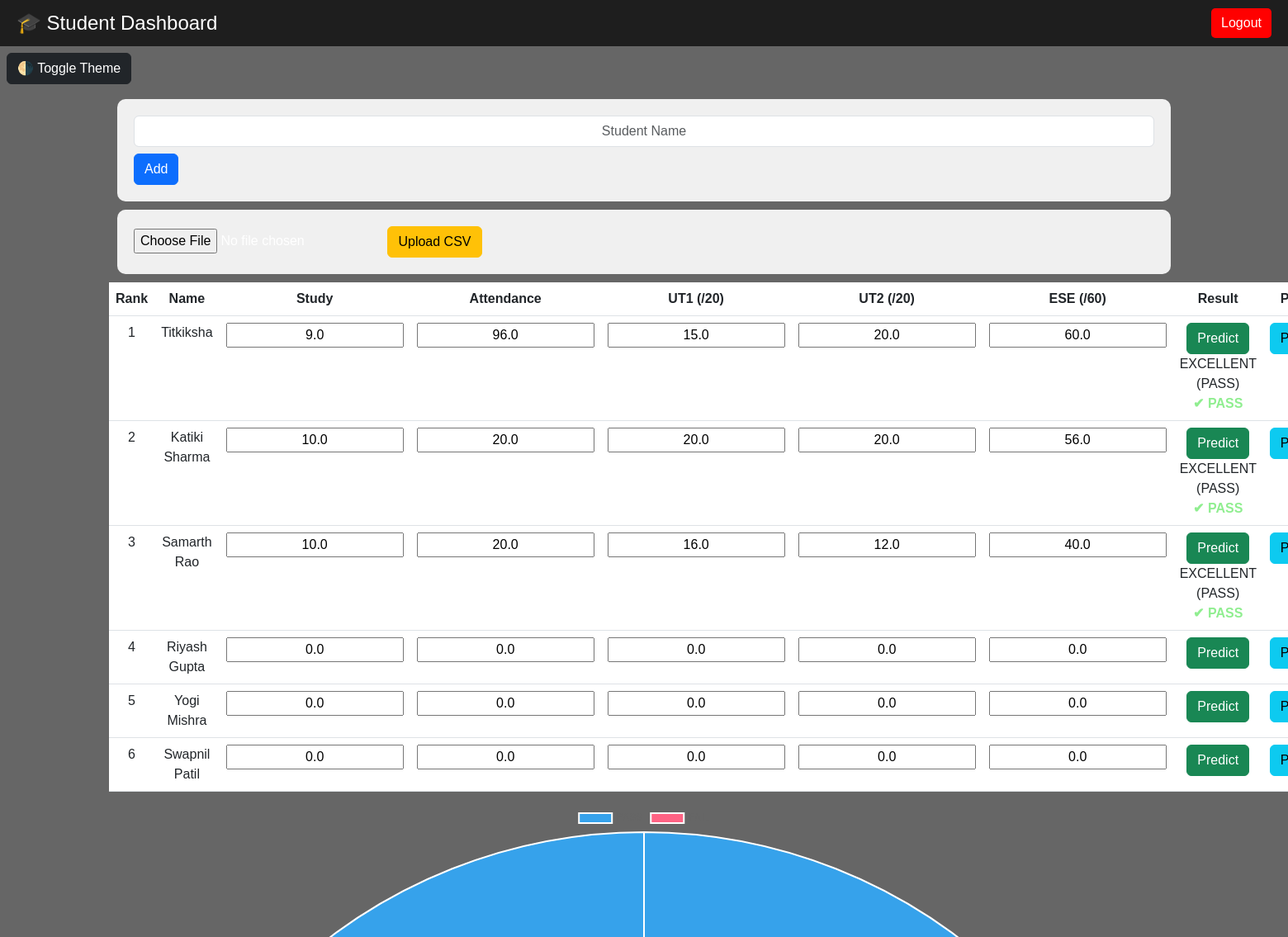
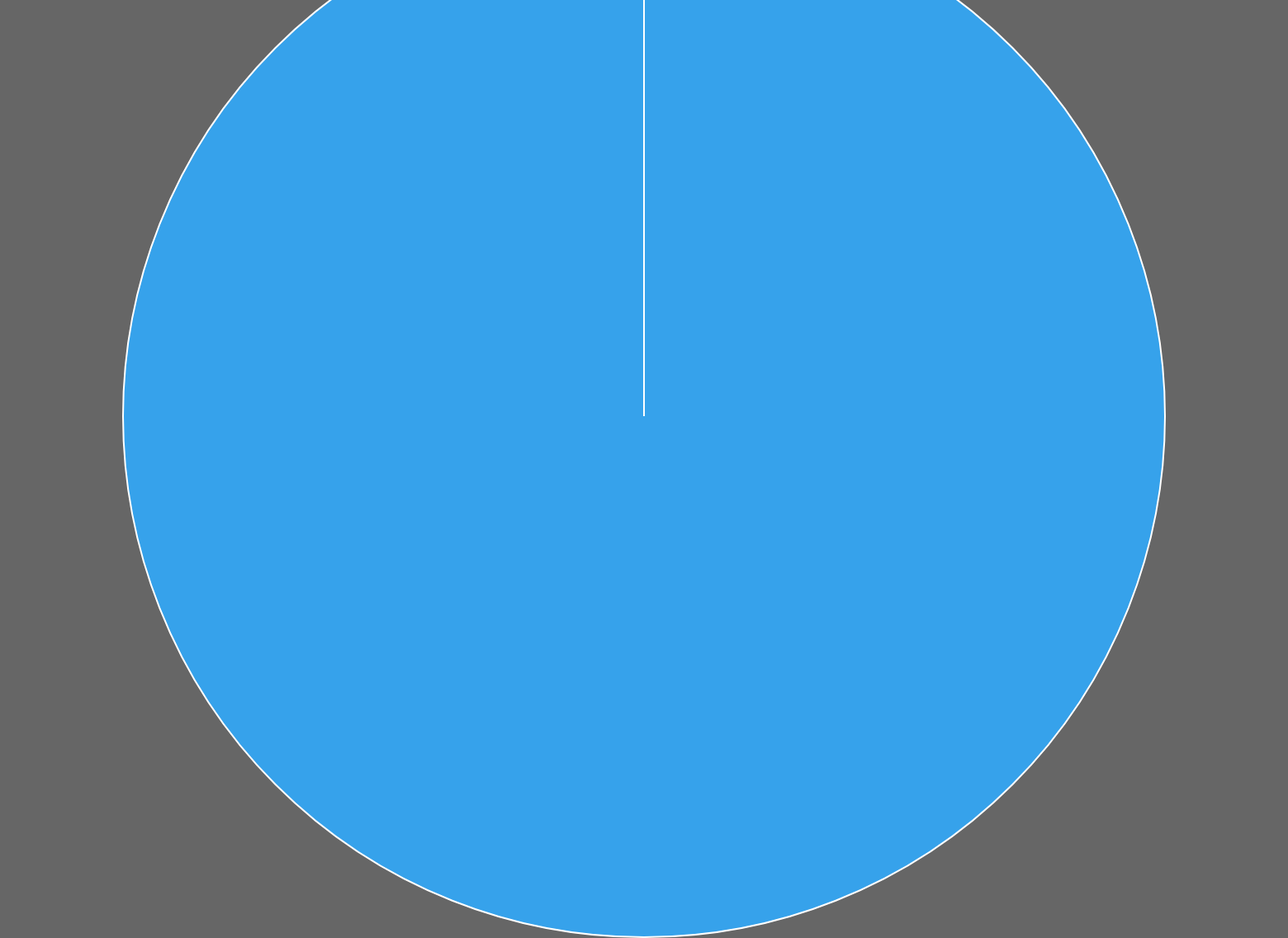
Page /dashboard (signed in) on the committed database (2 pictures, top to bottom).
### tables this page shows
CREATE TABLE students(
id INTEGER PRIMARY KEY AUTOINCREMENT,
name TEXT,
teacher TEXT,
study REAL,
attendance REAL,
m1 REAL,
m2 REAL,
m3 REAL,
result TEXT,
score REAL
);

### app.py (the view)
@app.route('/dashboard')
def dashboard():
    user = session['user']
    cursor.execute("SELECT * FROM students WHERE teacher=? ORDER BY score DESC", (user,))
    students = cursor.fetchall()
    return render_template('dashboard.html', students=students, tips={})

### templates/dashboard.html (shortened to what this page needs)
<!DOCTYPE html>
<html>
<head>
<link href="https://cdn.jsdelivr.net/npm/bootstrap@5.3.0/dist/css/bootstrap.min.css" rel="stylesheet">
</head>
<body class="light">
<nav style="
    display:flex;
    justify-content:space-between;
    align-items:center;
    padding:10px 20px;
    background: rgba(0,0,0,0.7);
    color:white;
">
    <h4 style="margin:0;">🎓 Student Dashboard</h4>
    <a href="/logout" style="
        text-decoration:none;
        background:red;
        color:white;
        padding:6px 12px;
        border-radius:5px;
    ">
        Logout
    </a>
</nav>
<button onclick="toggleTheme()" class="btn btn-dark m-2">🌗 Toggle Theme</button>
<div class="container">
<div class="card-box">
<form method="POST" action="/add_student">
<input name="name" class="form-control mb-2" placeholder="Student Name">
<button class="btn btn-primary">Add</button>
</form>
</div>
<div class="card-box">
<form method="POST" action="/upload" enctype="multipart/form-data">
<input type="file" name="file">
<button class="btn btn-warning">Upload CSV</button>
</form>
</div>
<table class="table text-center">
<tr>
<th>Rank</th>
<th>Name</th>
<th>Study</th>
<th>Attendance</th>
<th>UT1 (/20)</th>
<th>UT2 (/20)</th>
<th>ESE (/60)</th>
<th>Result</th>
<th>PDF</th>
</tr>
{% for s in students %}
<tr>
<td>{{loop.index}}</td>
<td>{{s[1]}}</td>
<form method="POST" action="/predict">
<td><input name="study" value="{{s[3]}}"></td>
<td><input name="att" value="{{s[4]}}"></td>
<td><input name="m1" value="{{s[5]}}"></td>
<td><input name="m2" value="{{s[6]}}"></td>
<td><input name="m3" value="{{s[7]}}"></td>
<td>
<button class="btn btn-success">Predict</button>
<div>{{s[8]}}</div>
{% if "PASS" in s[8] %}<span class="pass">✔ PASS</span>{% endif %}
</td>
</form>
<td><a href="/pdf/{{s[0]}}" class="btn btn-info">PDF</a></td>
</tr>
{% endfor %}
</table>
<canvas id="chart"></canvas>
</div>
<script>
function toggleTheme(){
document.body.classList.toggle("dark");
document.body.classList.toggle("light");
}
let pass=0,fail=0;
{% for s in students %}
if("{{s[8]}}".includes("PASS")) pass++;
if("{{s[8]}}".includes("FAIL")) fail++;
{% endfor %}
new Chart(document.getElementById("chart"),{
type:'pie',
data:{labels:['PASS','FAIL'],datasets:[{data:[pass,fail]}]}
});
</script>
</body>
</html>

### templates/dashboard.html (style rules this page uses)
body { margin: 0; font-family: Arial; }
body.light { background: linear-gradient(rgba(0,0,0,0.6), rgba(0,0,0,0.6)), url("https://images.unsplash.com/photo-1509062522246-3755977927d7"); background-size: cover; background-attachment: fixed; color: white; }
.card-box { background: rgba(255,255,255,0.9); padding: 20px; margin: 10px; border-radius: 10px; }
table { background: rgba(255,255,255,0.95); }
.pass { color: lightgreen; font-weight: bold; }
input { text-align: center; }

### rows in the picture
students: name "Titkiksha", study "9.0", att "96.0", m1 "15.0", m2 "20.0", m3 "60.0", result "EXCELLENT (PASS)", shows "✔ PASS"
students: name "Katiki Sharma", study "10.0", att "20.0", m1 "20.0", m2 "20.0", m3 "56.0", result "EXCELLENT (PASS)", shows "✔ PASS"
students: name "Samarth Rao", study "10.0", att "20.0", m1 "16.0", m2 "12.0", m3 "40.0", result "EXCELLENT (PASS)", shows "✔ PASS"
students: name "Riyash Gupta", study "0.0", att "0.0", m1 "0.0", m2 "0.0", m3 "0.0"
students: name "Yogi Mishra", study "0.0", att "0.0", m1 "0.0", m2 "0.0", m3 "0.0"
students: name "Swapnil Patil", study "0.0", att "0.0", m1 "0.0", m2 "0.0", m3 "0.0"
